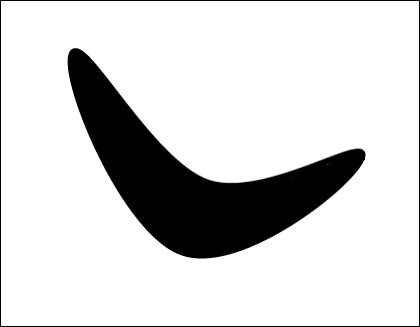
#> input picture au/au5/Examples/Boomerang.png, 420 x 327 px
$ python example3.py Boomerang.png
#> lines starting #> are read from the running program, lines starting #| are printed output that depends on the picture; after the words box and inside, x2 and y2 are one past the last pixel; in counts of white or black regions, pixels touching at a corner belong together
#> further down, img is the input picture: shape (327, 420, 3); mean B, G, R 213.5, 213.5, 213.5
import sys

import cv2
import numpy as np

# Input is a color image
def get_contours(img):
    img_gray = cv2.cvtColor(img, cv2.COLOR_BGR2GRAY)
    ret, thresh = cv2.threshold(img_gray, 127, 255, 0)
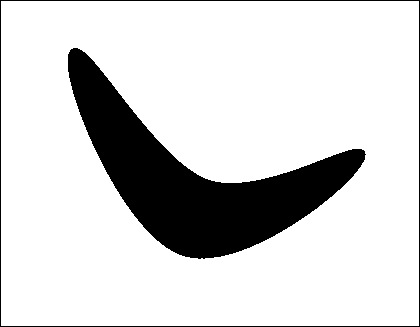
#> thresh: shape (327, 420); 83.7% white; 2 black regions
    contours, hierarchy = cv2.findContours(thresh, 2, 1)
#> contours = 2 contours; box (x1, y1, x2, y2) and area: (1, 1, 419, 326) 135108, (67, 47, 367, 260) 21234
    return contours

if __name__=='__main__':
    img = cv2.imread(sys.argv[1])

    # Iterate over the extracted contours
    for contour in get_contours(img):
        orig_contour = contour
        epsilon = 0.01 * cv2.arcLength(contour, True)
        contour = cv2.approxPolyDP(contour, epsilon, True)

        # Extract convex hull and the convexity defects
        hull = cv2.convexHull(contour, returnPoints=False)
        defects = cv2.convexityDefects(contour,hull)

        if defects is None:
            continue

        # Draw lines and circles to show the defects
        for i in range(defects.shape[0]):
            start_defect, end_defect, far_defect, _ = defects[i,0]
            start = tuple(contour[start_defect][0])
            end = tuple(contour[end_defect][0])
            far = tuple(contour[far_defect][0])
            cv2.circle(img, far, 7, [255,0,0], -1)
            cv2.drawContours(img, [orig_contour], -1, (0,0,0), 3)
#> this loop made 2 passes
#> (epsilon, contour, hull) on pass 1: (14.82, [[1, 1], [1, 325], [418, 325], [418, 1]], [3, 2, 1, 0])
#> (epsilon, hull, defects) on pass 2: (8.76, [0, 1, 4, 5, 6, 7, 8, 9], [[1, 4, 2, 20029]])
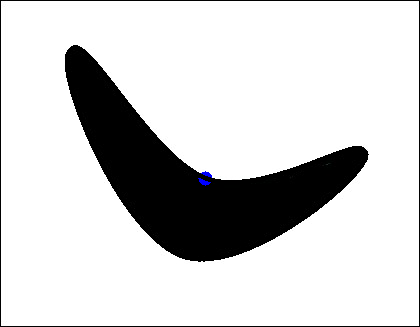
#> img: shape (327, 420, 3); 2.36% of pixels changed, all inside (x1, y1, x2, y2) = (65, 45, 369, 262)

    cv2.imshow('Convexity defects',img)
    cv2.waitKey(0)
    cv2.destroyAllWindows()
